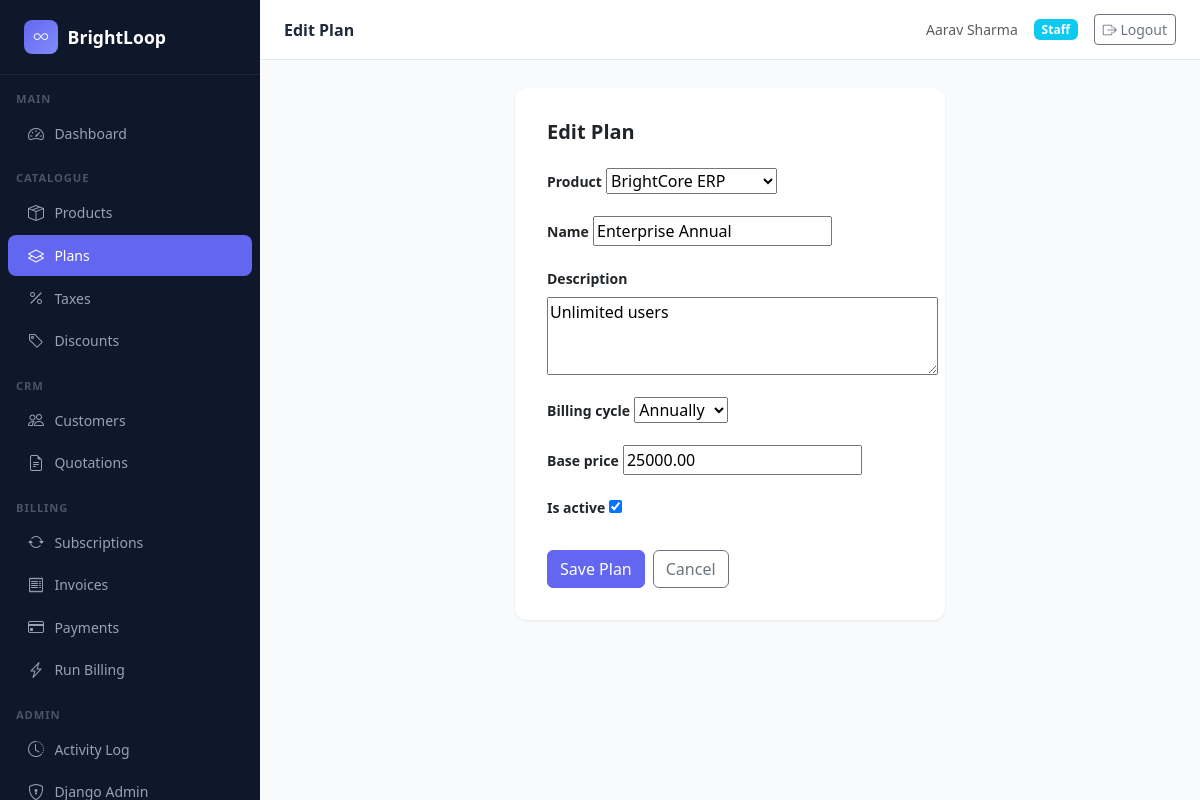
/products/plans/2/edit/ (signed in), run on the app's committed database.
### products/models.py (models this page shows, shortened)
class SubscriptionPlan(models.Model):
    BILLING_CYCLE_CHOICES = [
        ('MONTHLY', 'Monthly'),
        ('QUARTERLY', 'Quarterly'),
        ('ANNUALLY', 'Annually'),
    ]
    product = models.ForeignKey(Product, on_delete=models.PROTECT, related_name='plans')
    name = models.CharField(max_length=200)
    description = models.TextField(blank=True)
    billing_cycle = models.CharField(max_length=20, choices=BILLING_CYCLE_CHOICES, default='MONTHLY')
    base_price = models.DecimalField(max_digits=10, decimal_places=2)
    is_active = models.BooleanField(default=True)
    created_at = models.DateTimeField(auto_now_add=True)
    updated_at = models.DateTimeField(auto_now=True)
    class Meta:
        ordering = ['product', 'name']

### products/views.py (the view)
# urls.py: path('plans/<int:pk>/edit/', views.plan_edit, name='plan_edit'),
@login_required
@staff_required
def plan_edit(request, pk):
    plan = get_object_or_404(SubscriptionPlan, pk=pk)
    if request.method == 'POST':
        form = SubscriptionPlanForm(request.POST, instance=plan)
        if form.is_valid():
            form.save()
            messages.success(request, "Plan updated.")
            return redirect('products:plan_list')
    else:
        form = SubscriptionPlanForm(instance=plan)
    return render(request, 'products/plan_form.html', {'form': form, 'title': 'Edit Plan', 'edit': True})

### products/forms.py
class SubscriptionPlanForm(forms.ModelForm):
    class Meta:
        model = SubscriptionPlan
        fields = ['product', 'name', 'description', 'billing_cycle', 'base_price', 'is_active']
        widgets = {'description': forms.Textarea(attrs={'rows': 3})}

### products/models.py (called while the page is built)
    def __str__(self):
        return self.name

### products/views.py (called while the page is built)
def staff_required(view_func):
    from functools import wraps
    @wraps(view_func)
    def wrapper(request, *args, **kwargs):
        if not request.user.is_authenticated:
            from django.conf import settings
            return redirect(settings.LOGIN_URL)
        if not (request.user.is_staff or request.user.is_superuser):
            raise PermissionDenied
        return view_func(request, *args, **kwargs)
    return wrapper

### templates/products/plan_form.html (shortened to what this page needs)
{% extends "base.html" %}
{% block page_title %}{{ title }}{% endblock %}
{% block content %}
<div class="row justify-content-center">
  <div class="col-lg-6">
    <div class="form-card">
      <h5 class="fw-semibold mb-4">{{ title }}</h5>
      <form method="post" novalidate>
        {% for field in form %}
        <div class="mb-3">
          <label class="form-label fw-semibold small">{{ field.label }}</label>
          {{ field }}
        </div>
        {% endfor %}
        <div class="d-flex gap-2 mt-4">
          <button type="submit" class="btn btn-primary">Save Plan</button>
          <a href="{% url 'products:plan_list' %}" class="btn btn-outline-secondary">Cancel</a>
        </div>
      </form>
    </div>
  </div>
</div>
{% endblock %}

### templates/base.html (shortened to what this page needs)
<!DOCTYPE html>
<html lang="en" data-bs-theme="light">
<head>
  <link href="https://cdn.jsdelivr.net/npm/bootstrap@5.3.3/dist/css/bootstrap.min.css" rel="stylesheet">
  <link href="https://cdn.jsdelivr.net/npm/bootstrap-icons@1.11.3/font/bootstrap-icons.min.css" rel="stylesheet">
</head>
<body>
{% if user.is_authenticated %}
<nav class="sidebar">
  <a class="sidebar-brand" href="{% url 'dashboard:index' %}">
    <div class="logo-circle"><i class="bi bi-infinity"></i></div>
    BrightLoop
  </a>
  <div class="pt-2">
    <div class="sidebar-section">Main</div>
    <a href="{% url 'dashboard:index' %}" class="nav-link {% if request.resolver_match.app_name == 'dashboard' %}active{% endif %}">
      <i class="bi bi-speedometer2"></i> Dashboard
    </a>
    {% if user.is_staff or user.is_superuser %}
    <div class="sidebar-section mt-2">Catalogue</div>
    <a href="{% url 'products:product_list' %}" class="nav-link {% if request.resolver_match.app_name == 'products' and 'plan' not in request.path and 'tax' not in request.path and 'discount' not in request.path %}active{% endif %}">
      <i class="bi bi-box-seam"></i> Products
    </a>
    <a href="{% url 'products:plan_list' %}" class="nav-link {% if 'plans' in request.path %}active{% endif %}">
      <i class="bi bi-layers"></i> Plans
    </a>
    <a href="{% url 'products:tax_list' %}" class="nav-link {% if 'taxes' in request.path %}active{% endif %}">
      <i class="bi bi-percent"></i> Taxes
    </a>
    <a href="{% url 'products:discount_list' %}" class="nav-link {% if 'discounts' in request.path %}active{% endif %}">
      <i class="bi bi-tag"></i> Discounts
    </a>
    <div class="sidebar-section mt-2">CRM</div>
    <a href="{% url 'accounts:customer_list' %}" class="nav-link {% if request.resolver_match.app_name == 'accounts' %}active{% endif %}">
      <i class="bi bi-people"></i> Customers
    </a>
    <a href="{% url 'quotations:quotation_list' %}" class="nav-link {% if request.resolver_match.app_name == 'quotations' %}active{% endif %}">
      <i class="bi bi-file-earmark-text"></i> Quotations
    </a>
    <div class="sidebar-section mt-2">Billing</div>
    <a href="{% url 'subscriptions:subscription_list' %}" class="nav-link {% if request.resolver_match.app_name == 'subscriptions' %}active{% endif %}">
      <i class="bi bi-arrow-repeat"></i> Subscriptions
    </a>
    <a href="{% url 'billing:invoice_list' %}" class="nav-link {% if 'invoices' in request.path %}active{% endif %}">
      <i class="bi bi-receipt"></i> Invoices
    </a>
    <a href="{% url 'billing:payment_list' %}" class="nav-link {% if 'payments' in request.path %}active{% endif %}">
      <i class="bi bi-credit-card"></i> Payments
    </a>
    <a href="{% url 'billing:run_billing' %}" class="nav-link {% if 'run-billing' in request.path %}active{% endif %}">
      <i class="bi bi-lightning-charge"></i> Run Billing
    </a>
    <div class="sidebar-section mt-2">Admin</div>
    <a href="{% url 'accounts:activity_log' %}" class="nav-link {% if 'activity' in request.path %}active{% endif %}">
      <i class="bi bi-clock-history"></i> Activity Log
    </a>
    <a href="/admin/" class="nav-link">
      <i class="bi bi-shield-lock"></i> Django Admin
    </a>
    {% endif %}
  </div>
</nav>
<div class="main-wrapper">
  <div class="topbar">
    <span class="page-title">{% block page_title %}BrightLoop{% endblock %}</span>
    <div class="d-flex align-items-center gap-3">
      <span class="text-muted small">{{ user.get_full_name|default:user.username }}</span>
      {% if user.is_superuser %}
        <span class="badge bg-danger">Admin</span>
      {% elif user.is_staff %}
        <span class="badge bg-info">Staff</span>
      {% else %}
        <span class="badge bg-secondary">Customer</span>
      {% endif %}
      <form method="post" action="{% url 'accounts:logout' %}" class="d-inline mb-0">
        <button type="submit" class="btn btn-sm btn-outline-secondary">
          <i class="bi bi-box-arrow-right"></i> Logout
        </button>
      </form>
    </div>
  </div>
  <div class="content-area">
    {% block content %}{% endblock %}
  </div>
</div>
{% else %}
  {% block auth_content %}{% endblock %}
{% endif %}
</body>
</html>

### templates/base.html (style rules this page uses)
:root { --sidebar-bg: #0f172a; --sidebar-text: #94a3b8; --sidebar-active: #6366f1; --sidebar-hover: #1e293b; --sidebar-width: 260px; --topbar-height: 60px; }
body { background: #f8fafc; font-family: 'Segoe UI', system-ui, sans-serif; }
.sidebar { position: fixed; top: 0; left: 0; bottom: 0; width: var(--sidebar-width); background: var(--sidebar-bg); z-index: 1000; overflow-y: auto; transition: transform .3s; }
.sidebar-brand { padding: 1.25rem 1.5rem; border-bottom: 1px solid #1e293b; color: #fff; font-size: 1.1rem; font-weight: 700; display: flex; align-items: center; gap: .6rem; text-decoration: none; }
.sidebar-brand .logo-circle { width: 34px; height: 34px; border-radius: 8px; background: linear-gradient(135deg, #6366f1, #818cf8); display: flex; align-items: center; justify-content: center; font-size: .9rem; color: #fff; }
.sidebar-section { padding: .5rem 1rem .25rem; font-size: .7rem; font-weight: 600; color: #475569; text-transform: uppercase; letter-spacing: .08em; }
.sidebar .nav-link { color: var(--sidebar-text); padding: .55rem 1.25rem; border-radius: 8px; margin: 1px 8px; display: flex; align-items: center; gap: .65rem; font-size: .875rem; transition: all .15s; }
.sidebar .nav-link.active { background: var(--sidebar-active); color: #fff; }
.sidebar .nav-link .bi { font-size: 1rem; }
.main-wrapper { margin-left: var(--sidebar-width); min-height: 100vh; display: flex; flex-direction: column; }
.topbar { height: var(--topbar-height); background: #fff; border-bottom: 1px solid #e2e8f0; display: flex; align-items: center; justify-content: space-between; padding: 0 1.5rem; position: sticky; top: 0; z-index: 100; }
.topbar .page-title { font-size: 1rem; font-weight: 600; color: #1e293b; }
.content-area { padding: 1.75rem; flex: 1; }
.btn-primary { background: #6366f1; border-color: #6366f1; }
.form-card { background: #fff; border-radius: 12px; padding: 2rem; box-shadow: 0 1px 3px rgba(0,0,0,.08); }

### data on the page
SubscriptionPlan: form "BrightCore ERP" "Enterprise Annual" "Unlimited users" "Annually" "25000.00" "☑"

### other printed values
{{ title }} "Edit Plan"
{{ user.get_full_name|default:user.username }} "Aarav Sharma"
{{ field.label }} "Product" "Name" "Description" "Billing cycle" "Base price" "Is active"
